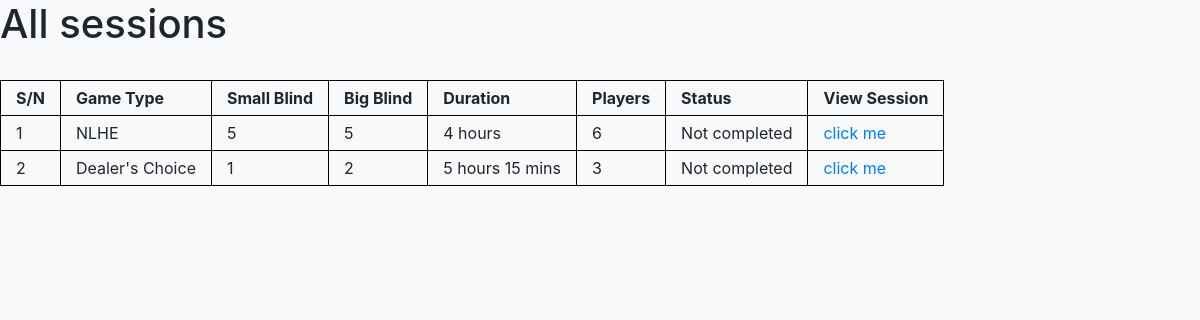
The page /poker_host/sessions/ on the database as committed earlier.
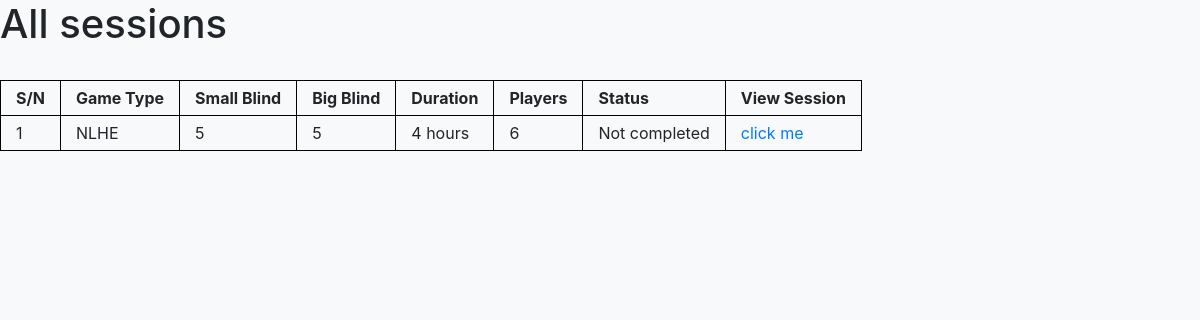
The same page on the database as committed later.
### poker_host/models.py (models this page shows, shortened)
class Session(models.Model):
    game_id = models.ForeignKey(
        Game,
        on_delete=models.CASCADE,
    )
    start_time = models.DateTimeField()
    end_time = models.DateTimeField()
    duration_hours = models.IntegerField(default=0)
    duration_minutes = models.IntegerField(default=0)
    completed = models.BooleanField(default=False)
    def get_player_session_count(self):
        return self.player_sessions.count()

class Game(models.Model):
    GAME_FORMATS = [
        ("NLHE", "No-Limit Hold'em"),
        ("LHE", "Limit Hold'em"),
        ("PLO-4", "Pot-Limit Omaha (4 cards)"),
        ("PLO-5", "Pot-Limit Omaha (5 cards)"),
        ("PLO-6", "Pot-Limit Omaha (6 cards)"),
        ("PLO hi/lo-4", "Pot-Limit Omaha Hi/Lo (4 cards)"),
        ("PLO hi/lo-5", "Pot-Limit Omaha Hi/Lo (5 cards)"),
        ("Dealer's Choice", "Dealer's Choice"),
    ]
    game_type = models.CharField(max_length=100, choices=GAME_FORMATS)
    small_blind = models.IntegerField(validators=[MinValueValidator(1)])
    big_blind = models.IntegerField(validators=[MinValueValidator(1)])
    user_id = models.ForeignKey(
        settings.AUTH_USER_MODEL,
        on_delete=models.CASCADE,
    )

### poker_host/views.py (the view)
# urls.py: path("sessions/", views.session_list, name="sessions"),
def session_list(request):
    sessions = Session.objects.all()
    return render(request, "poker_host/sessions.html", {"sessions": sessions})

### poker_host/templates/poker_host/sessions.html (shortened to what this page needs)
{% extends "poker_host/layout.html" %}
{% block body %}
  <h1>All sessions</h1>
  <br>
  <table>
    <theader>
      <tr>
        <th>S/N</th>
        <th>Game Type</th>
        <th>Small Blind</th>
        <th>Big Blind</th>
        <th>Duration</th>
        <th>Players</th>
        <th>Status</th>
        <th>View Session</th>
      </tr>
    </theader>
    <tbody>
      {% for session in sessions %}
      <tr>
        <td>{{ forloop.counter }}</td>
        <td>{{ session.game_id.game_type }}</td>
        <td>{{ session.game_id.small_blind }}</td>
        <td>{{ session.game_id.big_blind }}</td>
        <td>
          {{ session.duration_hours }} hours
          {% if session.duration_minutes > 0 %}
            {{ session.duration_minutes }} mins
          {% endif %}
        </td>
        <td>{{ session.get_player_session_count }}</td>
        <td>
          {% if session.completed %}
            Completed
          {% else %}
            Not completed
          {% endif %}
        </td>
        <td><a href="{% url 'poker_host:session' session.id %}">click me</a></td>
      </tr>
      {% empty %}
        <tr>
          <td>No sessions.</td>
        </tr>
      {% endfor %}
  </table>
{% endblock %}

### poker_host/templates/poker_host/layout.html (shortened to what this page needs)
{% load static %}
<!DOCTYPE html>
<html lang="en">
  <head>
    <link href="{% static 'poker_host/styles.css' %}" rel="stylesheet">
    <link rel="stylesheet" href="https://cdn.jsdelivr.net/npm/bootstrap@4.4.1/dist/css/bootstrap.min.css">
  </head>
  <body class="main-body">
    {% block body %}
    {% endblock %}
  </body>
</html>

### poker_host/static/poker_host/styles.css (style rules this page uses)
.main-body { background-color: #f8f9fa; color: #212529; font-size: 1rem; font-weight: 400; line-height: 1.5; margin: 0; text-align: left; }
table, th, td { border: 1px solid black; padding: 5px 15px; }

Rows that differ between the two databases and show on the page:
removed Session: game_id.game_type "Dealer's Choice", game_id.small_blind "1", game_id.big_blind "2", duration_hours "5", duration_minutes "15", get_player_session_count "3", completed "Not completed"
